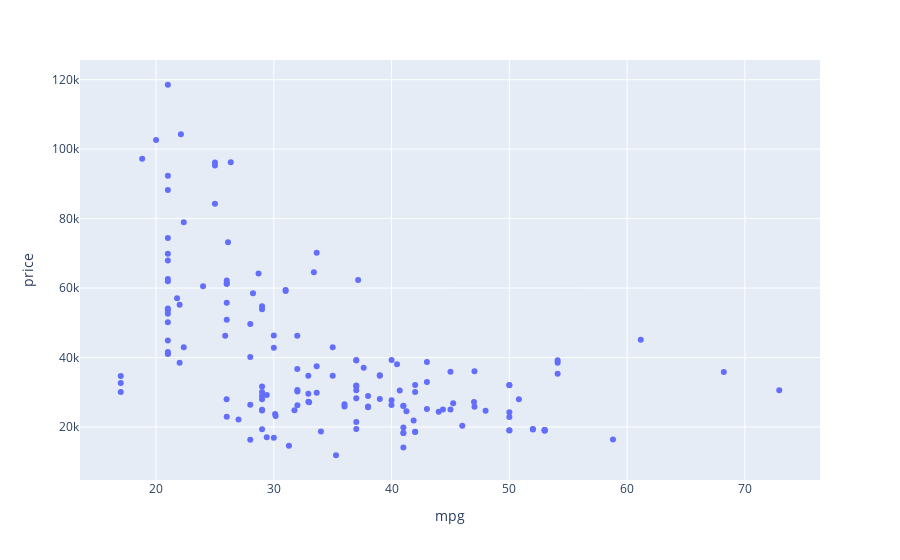

This figure's notebook cell:
### Markdown cell above
### Exploring the data

Just for fun, we can look at an interactive version of the previous plot. Hover over a point to see the name of the corresponding car.

### Code cell
px.scatter(hybrid.to_df(), x='mpg', y='price', hover_name='vehicle')

### Figure 1 — Plotly figure (JSON) as saved in the notebook; plotly's stock layout.template omitted (floating-point values rounded to 4 significant figures; data arrays with more than 128 entries replaced by an {"elided": "..."} marker saying what was removed)
{"data": [{"hovertemplate": "<b>%{hovertext}</b><br><br>mpg=%{x}<br>price=%{y}<extra></extra>", "hovertext": {"elided": "153 str values"}, "legendgroup": "", "marker": {"color": "#636efa", "symbol": "circle"}, "mode": "markers", "name": "", "orientation": "v", "showlegend": false, "type": "scatter", "x": {"elided": "153 float values"}, "xaxis": "x", "y": {"elided": "153 float values"}, "yaxis": "y"}], "layout": {"legend": {"tracegroupgap": 0}, "margin": {"t": 60}, "xaxis": {"anchor": "y", "domain": [0, 1], "title": {"text": "mpg"}}, "yaxis": {"anchor": "x", "domain": [0, 1], "title": {"text": "price"}}}}
